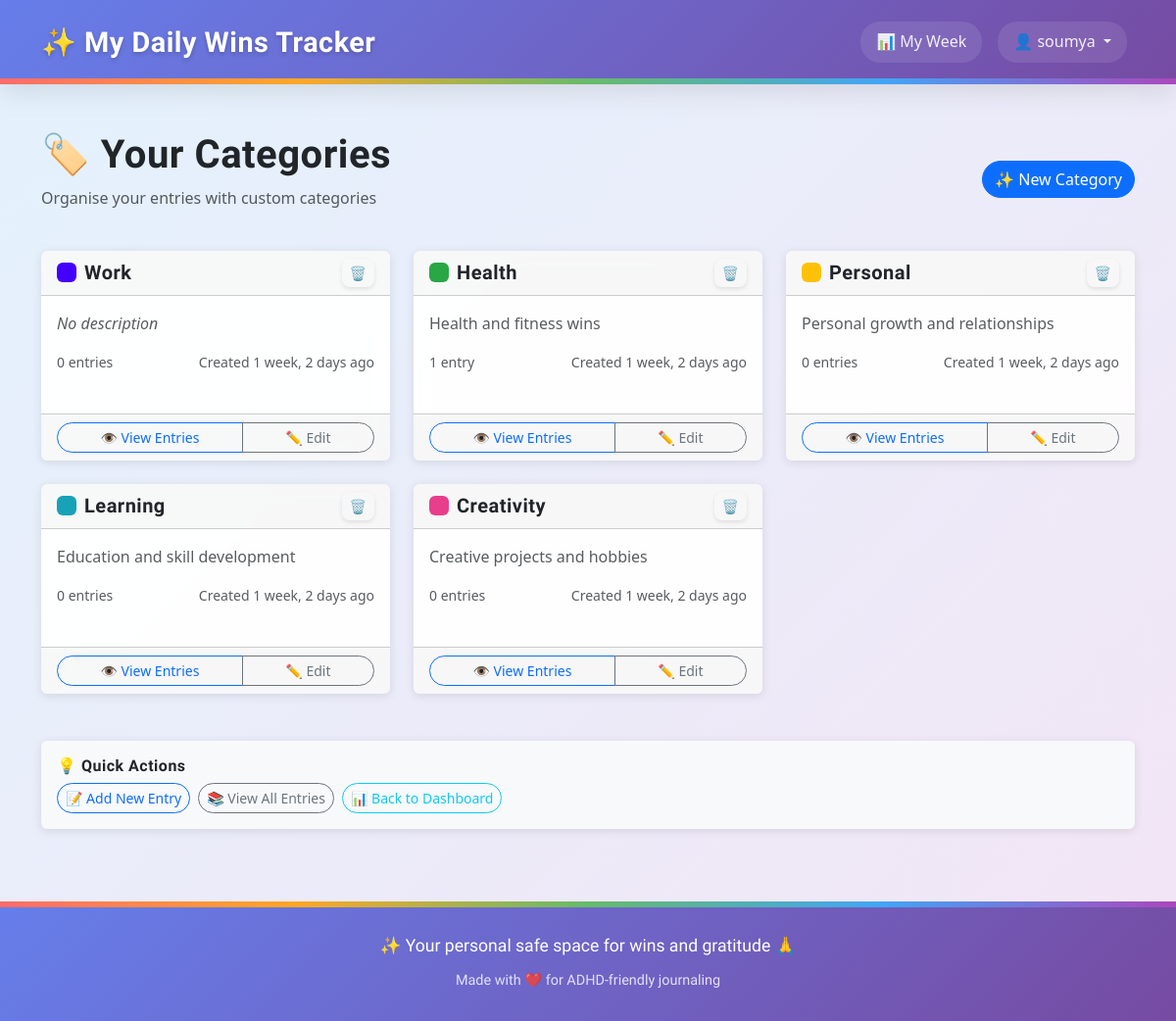
Page /categories/ (signed in) on the committed database.
### tracker/models.py (models this page shows, shortened)
class Category(models.Model):
    user = models.ForeignKey(User, on_delete=models.CASCADE, related_name='categories')
    name = models.CharField(max_length=100)
    color = models.CharField(
        max_length=7,
        default='#007bff',  # Bootstrap blue
        validators=[
            RegexValidator(
                regex='^#[0-9A-Fa-f]{6}$',
                message='Color must be a valid hex code (e.g., #007bff)'
            )
        ]
    )
    description = models.TextField(blank=True)  # Optional notes
    date_created = models.DateTimeField(auto_now_add=True)
    class Meta:
        verbose_name_plural = "Categories"
        ordering = ['name']
        constraints = [
            UniqueConstraint(
                Lower('name'), 'user',
                name='unique_category_name_per_user',
                violation_error_message='You already have a category with this name (case-insensitive).'
            )
        ]
        indexes = [
            models.Index(fields=['user', 'name']),
            Index(Lower('name'), name='idx_category_lower_name'),  # Functional index for case-insensitive lookups
        ]

### tracker/views.py (the view)
# urls.py: path("categories/", views.category_list, name="category_list"),
@login_required
def category_list(request):
    categories = Category.objects.filter(user=request.user)
    categories = categories.annotate(
        entry_count=Count('entries', filter=Q(entries__user=request.user))
    )
    return render(request, 'tracker/category_list.html', {'categories': categories})

### templates/tracker/category_list.html (shortened to what this page needs)
{% extends "base.html" %}
{% block content %}
<div class="row">
    <div class="col-md-12">
        <div class="d-flex justify-content-between align-items-center mb-4">
            <div>
                <h1>🏷️ Your Categories</h1>
                <p class="text-muted">Organise your entries with custom categories</p>
            </div>
            <div>
                <a href="{% url 'category_create' %}" class="btn btn-primary">
                    ✨ New Category
                </a>
            </div>
        </div>
    </div>
</div>
<div class="row">
    <div class="col-md-12">
        {% if categories %}
            <div class="row">
                {% for category in categories %}
                    <div class="col-md-6 col-lg-4 mb-4">
                        <div class="card h-100">
                            <div class="card-header d-flex justify-content-between align-items-center">
                                <div class="d-flex align-items-center">
                                    <span class="badge me-2" style="background-color: {{ category.color }}; width: 20px; height: 20px;">&nbsp;</span>
                                    <h5 class="mb-0">{{ category.name }}</h5>
                                </div>
                                <button type="button"
                                   class="btn btn-sm delete-category-btn"
                                   style="border: none; background: transparent; box-shadow: 0 2px 4px rgba(0,0,0,0.1); border-radius: 8px; transition: all 0.3s ease;"
                                   title="Delete category"
                                   data-category-id="{{ category.pk }}"
                                   data-category-name="{{ category.name }}"
                                   data-bs-toggle="modal"
                                   data-bs-target="#deleteCategoryModal"
                                   onmouseover="this.style.boxShadow='0 4px 8px rgba(220,53,69,0.3)'; this.style.transform='translateY(-2px)';"
                                   onmouseout="this.style.boxShadow='0 2px 4px rgba(0,0,0,0.1)'; this.style.transform='translateY(0)';">
                                    🗑️
                                </button>
                            </div>
                            <div class="card-body">
                                {% if category.description %}
                                    <p class="card-text text-muted">{{ category.description }}</p>
                                {% else %}
                                    <p class="card-text text-muted fst-italic">No description</p>
                                {% endif %}
                                <div class="d-flex justify-content-between align-items-center">
                                    <small class="text-muted">
                                        {{ category.entry_count }} entr{{ category.entry_count|pluralize:"y,ies" }}
                                    </small>
                                    <small class="text-muted">
                                        Created {{ category.date_created|timesince }} ago
                                    </small>
                                </div>
                            </div>
                            <div class="card-footer">
                                <div class="btn-group w-100" role="group">
                                    <a href="{% url 'entry_list' %}?category={{ category.pk }}"
                                       class="btn btn-outline-primary btn-sm">
                                        👁️ View Entries
                                    </a>
                                    <a href="{% url 'category_edit' category.pk %}"
                                       class="btn btn-outline-secondary btn-sm">
                                        ✏️ Edit
                                    </a>
                                </div>
                            </div>
                        </div>
                    </div>
                {% endfor %}
            </div>
        {% endif %}
    </div>
</div>
<div class="row mt-4">
    <div class="col-md-12">
        <div class="card bg-light">
            <div class="card-body">
                <h6 class="card-title">💡 Quick Actions</h6>
                <div class="d-grid gap-2 d-md-flex">
                    <a href="{% url 'entry_create' %}" class="btn btn-outline-primary btn-sm">
                        📝 Add New Entry
                    </a>
                    <a href="{% url 'entry_list' %}" class="btn btn-outline-secondary btn-sm">
                        📚 View All Entries
                    </a>
                    <a href="{% url 'dashboard' %}" class="btn btn-outline-info btn-sm">
                        📊 Back to Dashboard
                    </a>
                </div>
            </div>
        </div>
    </div>
</div>
{% endblock %}

### templates/base.html (shortened to what this page needs)
{% load static %}
{% load widget_tweaks %}
<!doctype html>
<html lang="en">
<head>
    <link href="https://cdn.jsdelivr.net/npm/bootstrap@5.3.0/dist/css/bootstrap.min.css" rel="stylesheet">
    <link rel="stylesheet" href="https://cdnjs.cloudflare.com/ajax/libs/font-awesome/6.0.0/css/all.min.css">
    <link rel="stylesheet" href="{% static 'css/base.css' %}">
</head>
<body class="{% if request.resolver_match.url_name == 'home' %}homepage{% else %}app-page{% endif %}">
    <nav class="navbar navbar-expand-lg navbar-dark custom-navbar">
        <div class="container">
            <a class="navbar-brand d-flex align-items-center" href="{% url 'home' %}">
                ✨ My Daily Wins Tracker
            </a>
            <div class="collapse navbar-collapse" id="navbarNav">
                <ul class="navbar-nav ms-auto">
                    {% if user.is_authenticated %}
                        <li class="nav-item">
                            <a class="nav-link" href="{% url 'weekly_dashboard' %}">
                                📊 My Week
                            </a>
                        </li>
                        <li class="nav-item dropdown">
                            <a class="nav-link dropdown-toggle" href="#" id="navbarDropdown" role="button" data-bs-toggle="dropdown">
                                👤 {{ user.username }}
                            </a>
                        </li>
                    {% endif %}
                </ul>
            </div>
        </div>
    </nav>
    <div class="container mt-5 flex-grow-1">
        {% block content %}{% endblock %}
    </div>
    <footer>
        <div class="rainbow-border"></div>
        <div class="container">
            <p class="main">✨ Your personal safe space for wins and gratitude 🙏</p>
            <p class="sub">Made with ❤️ for ADHD-friendly journaling</p>
        </div>
    </footer>
</body>
</html>

### static/css/base.css (style rules this page uses)
body { font-family: 'Segoe UI', Tahoma, Geneva, Verdana, sans-serif; line-height: 1.6; min-height: 100vh; display: flex; flex-direction: column; margin: 0; padding: 0; }
body.app-page { background: linear-gradient(135deg, #e3f2fd 0%, #f3e5f5 25%, #e8f5e8 50%, #fff3e0 75%, #e3f2fd 100%); background-size: 400% 400%; animation: gradientShift 25s ease infinite; }
.card { background: rgba(255, 255, 255, 0.95); backdrop-filter: blur(10px); border: 1px solid rgba(255, 255, 255, 0.2); box-shadow: 0 8px 32px rgba(0, 0, 0, 0.15); }
h1, h2, h3, h4, h5, h6, .h1, .h2, .h3, .h4, .h5, .h6 { font-family: 'Comfortaa', cursive; font-weight: 600; letter-spacing: 0.5px; }
.navbar-brand { font-weight: bold; font-size: 1.5rem; }
.card { border: none; box-shadow: 0 2px 10px rgba(0,0,0,0.1); margin-bottom: 1.5rem; }
.btn { border-radius: 25px; font-weight: 500; }
::placeholder { color: #adb5bd !important; opacity: 1; }
.custom-navbar { background: linear-gradient(135deg, #667eea 0%, #764ba2 100%) !important; box-shadow: 0 8px 25px rgba(0,0,0,0.1); margin-bottom: 0; padding: 15px 0; position: relative; }
.custom-navbar::after { content: ''; position: absolute; bottom: 0; left: 0; right: 0; height: 6px; background: linear-gradient(90deg, #ff6b6b, #ffa726, #66bb6a, #42a5f5, #ab47bc); }
.navbar-brand { font-family: 'Comfortaa', cursive; font-weight: 700; font-size: 1.8rem; color: white !important; text-shadow: 0 2px 4px rgba(0,0,0,0.2); transition: all 0.3s ease; letter-spacing: 0.5px; }
.navbar-nav .nav-link { color: rgba(255,255,255,0.9) !important; font-weight: 500; margin: 0 8px; padding: 8px 16px !important; border-radius: 20px; transition: all 0.3s ease; background: rgba(255,255,255,0.1); backdrop-filter: blur(10px); }
footer { background: linear-gradient(135deg, #667eea 0%, #764ba2 100%); color: white; text-align: center; padding: 30px 0; margin-top: 50px; position: relative; border-top: 1px solid rgba(255, 255, 255, 0.1); }
footer .rainbow-border { position: absolute; top: -1px; left: 0; right: 0; height: 6px; background: linear-gradient(90deg, #ff6b6b, #ffa726, #66bb6a, #42a5f5, #ab47bc); }
footer p { font-family: 'Comfortaa', cursive; }
footer p.main { margin: 0; font-size: 1.1rem; font-weight: 500; }
footer p.sub { margin: 10px 0 0 0; opacity: 0.8; font-size: 0.9rem; }

### rows in the picture
Category: name "Work", description "No description", entry_count "0", date_created "1 week, 2 days"
Category: name "Health", description "Health and fitness wins", entry_count "1", date_created "1 week, 2 days"
Category: name "Personal", description "Personal growth and relationships", entry_count "0", date_created "1 week, 2 days"
Category: name "Learning", description "Education and skill development", entry_count "0", date_created "1 week, 2 days"
Category: name "Creativity", description "Creative projects and hobbies", entry_count "0", date_created "1 week, 2 days"

### other values in the picture
{{ user.username }} "soumya"
